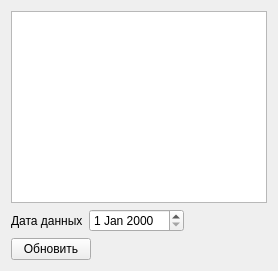
         <widget class="QWidget" name="tabIncomeDeAttach">
          <attribute name="title">
           <string>Входящие</string>
          </attribute>
          <layout class="QGridLayout" name="gridLayout_3">
           <item row="2" column="0">
            <layout class="QHBoxLayout" name="layoutAttachLogButtons">
             <item>
              <widget class="QPushButton" name="btnGetDeAttachQuery">
               <property name="sizePolicy">
                <sizepolicy hsizetype="Minimum" vsizetype="Fixed">
                 <horstretch>0</horstretch>
                 <verstretch>0</verstretch>
                </sizepolicy>
               </property>
               <property name="text">
                <string>Обновить</string>
               </property>
              </widget>
             </item>
             <item>
              <spacer name="horizontalSpacer_5">
               <property name="orientation">
                <enum>Qt::Horizontal</enum>
               </property>
               <property name="sizeHint" stdset="0">
                <size>
                 <width>40</width>
                 <height>20</height>
                </size>
               </property>
              </spacer>
             </item>
            </layout>
           </item>
           <item row="1" column="0">
            <layout class="QHBoxLayout" name="layoutAttachLogFilter">
             <item>
              <widget class="QLabel" name="lblQueryDeAttachDate">
               <property name="text">
                <string>Дата данных</string>
               </property>
               <property name="buddy">
                <cstring>edtQueryDeAttachDate</cstring>
               </property>
              </widget>
             </item>
             <item>
              <widget class="CDateEdit" name="edtQueryDeAttachDate"/>
             </item>
             <item>
              <spacer name="horizontalSpacer_4">
               <property name="orientation">
                <enum>Qt::Horizontal</enum>
               </property>
               <property name="sizeHint" stdset="0">
                <size>
                 <width>40</width>
                 <height>20</height>
                </size>
               </property>
              </spacer>
             </item>
            </layout>
           </item>
           <item row="0" column="0">
            <widget class="CTableView" name="tblIncomeDeAttachQuery"/>
           </item>
          </layout>
         </widget>
